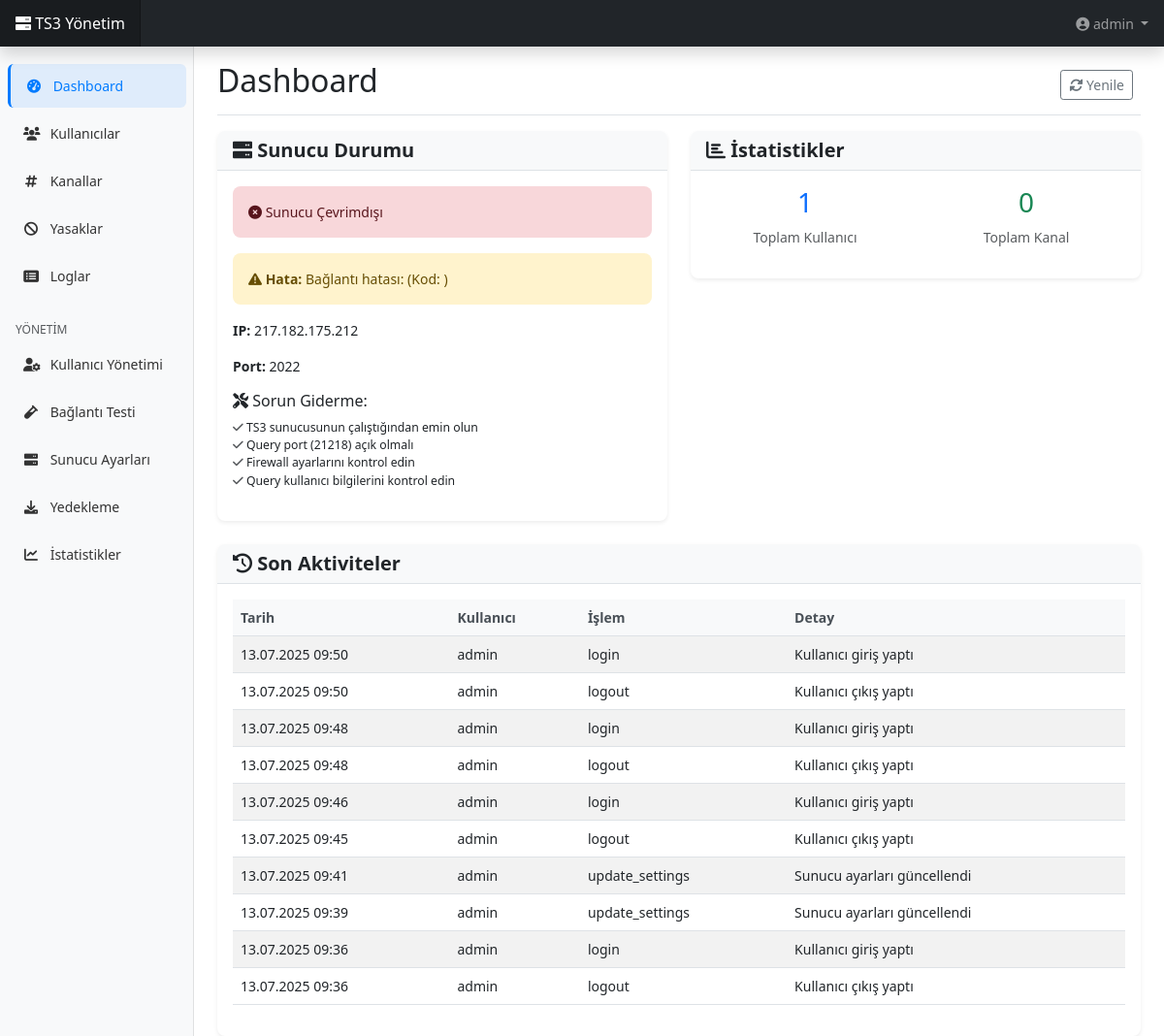
/index.php (signed in), run on the app's committed database.
### tables this page shows
CREATE TABLE IF NOT EXISTS `activities` (
  `id` int NOT NULL AUTO_INCREMENT,
  `user_id` int DEFAULT NULL,
  `action` varchar(100) NOT NULL,
  `details` text,
  `ip_address` varchar(45) DEFAULT NULL,
  `created_at` timestamp NULL DEFAULT CURRENT_TIMESTAMP,
  PRIMARY KEY (`id`),
  KEY `user_id` (`user_id`)
);

CREATE TABLE IF NOT EXISTS `users` (
  `id` int NOT NULL AUTO_INCREMENT,
  `username` varchar(50) NOT NULL,
  `email` varchar(100) NOT NULL,
  `password` varchar(255) NOT NULL,
  `role` enum('admin','moderator','user') DEFAULT 'user',
  `created_at` timestamp NULL DEFAULT CURRENT_TIMESTAMP,
  `last_login` timestamp NULL DEFAULT NULL,
  `is_active` tinyint(1) DEFAULT '1',
  PRIMARY KEY (`id`),
  UNIQUE KEY `username` (`username`),
  UNIQUE KEY `email` (`email`)
);

### includes/functions.php (called while the page is built, shortened)
<?php
require_once 'config/database.php';
function getRecentActivities($limit = 10) {
    global $pdo;
    $limit = (int)$limit;
    $stmt = $pdo->prepare("
        SELECT a.*, u.username
        FROM activities a
        LEFT JOIN users u ON a.user_id = u.id
        ORDER BY a.created_at DESC
        LIMIT $limit
    ");
    $stmt->execute();
    return $stmt->fetchAll();
}
function getTS3ServerStatus() {
    try {
        $socket = @fsockopen(TS3_HOST, TS3_PORT, $errno, $errstr, 3);
        if (!$socket) {
            return [
                'online' => false,
                'error' => "Bağlantı hatası: $errstr (Kod: $errno)",
                'ip' => TS3_HOST,
                'port' => TS3_SERVER_PORT,
                'clients' => 0,
                'max_clients' => 0,
                'uptime' => 0
            ];
        }
        $info = [];
        return [
            'online' => true,
            'ip' => TS3_HOST,
            'port' => TS3_SERVER_PORT,
            'clients' => $info['virtualserver_clientsonline'] ?? 0,
            'max_clients' => $info['virtualserver_maxclients'] ?? 0,
            'uptime' => $info['virtualserver_uptime'] ?? 0
        ];
    } catch (Exception $e) {
        return [
            'online' => false,
            'error' => 'Bağlantı hatası: ' . $e->getMessage(),
            'ip' => TS3_HOST,
            'port' => TS3_SERVER_PORT,
            'clients' => 0,
            'max_clients' => 0,
            'uptime' => 0
        ];
    }
}
function getTotalUsers() {
    global $pdo;
    $stmt = $pdo->query("SELECT COUNT(*) FROM users");
    return $stmt->fetchColumn();
}
function getTotalChannels() {
    global $pdo;
    $stmt = $pdo->query("SELECT COUNT(*) FROM ts3_channels");
    return $stmt->fetchColumn();
}
?>

### index.php (the view, shortened to what this page needs)
<?php
require_once 'config/database.php';
require_once 'includes/functions.php';
$ts3_status = getTS3ServerStatus();
?>
<!DOCTYPE html>
<html lang="tr">
<head>
    <link href="https://cdn.jsdelivr.net/npm/bootstrap@5.3.0/dist/css/bootstrap.min.css" rel="stylesheet">
    <link href="https://cdnjs.cloudflare.com/ajax/libs/font-awesome/6.0.0/css/all.min.css" rel="stylesheet">
    <link href="assets/css/style.css" rel="stylesheet">
</head>
<body>
    <?php include 'includes/header.php'; ?>
    <div class="container-fluid">
        <div class="row">
            <?php include 'includes/sidebar.php'; ?>
            <main class="col-md-9 ms-sm-auto col-lg-10 px-md-4">
                <div class="d-flex justify-content-between flex-wrap flex-md-nowrap align-items-center pt-3 pb-2 mb-3 border-bottom">
                    <h1 class="h2">Dashboard</h1>
                    <div class="btn-toolbar mb-2 mb-md-0">
                        <div class="btn-group me-2">
                            <button type="button" class="btn btn-sm btn-outline-secondary" onclick="refreshStats()">
                                <i class="fas fa-sync-alt"></i> Yenile
                            </button>
                        </div>
                    </div>
                </div>
                <div class="row mb-4">
                    <div class="col-md-6">
                        <div class="card">
                            <div class="card-header">
                                <h5 class="card-title mb-0">
                                    <i class="fas fa-server"></i> Sunucu Durumu
                                </h5>
                            </div>
                            <div class="card-body">
                                <?php if ($ts3_status['online']): ?>
                                    <div class="alert alert-success">
                                        <i class="fas fa-check-circle"></i> Sunucu Çevrimiçi
                                    </div>
                                    <p><strong>IP:</strong> <?php echo htmlspecialchars($ts3_status['ip']); ?></p>
                                    <p><strong>Port:</strong> <?php echo htmlspecialchars($ts3_status['port']); ?></p>
                                    <p><strong>Bağlı Kullanıcı:</strong> <?php echo htmlspecialchars($ts3_status['clients']); ?></p>
                                    <?php if (isset($ts3_status['max_clients']) && $ts3_status['max_clients'] > 0): ?>
                                        <p><strong>Maksimum Kullanıcı:</strong> <?php echo htmlspecialchars($ts3_status['max_clients']); ?></p>
                                    <?php endif; ?>
                                    <?php if (isset($ts3_status['uptime']) && $ts3_status['uptime'] > 0): ?>
                                        <p><strong>Çalışma Süresi:</strong> <?php echo formatUptime($ts3_status['uptime']); ?></p>
                                    <?php endif; ?>
                                <?php else: ?>
                                    <div class="alert alert-danger">
                                        <i class="fas fa-times-circle"></i> Sunucu Çevrimdışı
                                    </div>
                                    <?php if (isset($ts3_status['error'])): ?>
                                        <div class="alert alert-warning">
                                            <i class="fas fa-exclamation-triangle"></i>
                                            <strong>Hata:</strong> <?php echo htmlspecialchars($ts3_status['error']); ?>
                                        </div>
                                    <?php endif; ?>
                                    <p><strong>IP:</strong> <?php echo htmlspecialchars($ts3_status['ip']); ?></p>
                                    <p><strong>Port:</strong> <?php echo htmlspecialchars($ts3_status['port']); ?></p>
                                    <div class="mt-3">
                                        <h6><i class="fas fa-tools"></i> Sorun Giderme:</h6>
                                        <ul class="list-unstyled small">
                                            <li><i class="fas fa-check text-muted"></i> TS3 sunucusunun çalıştığından emin olun</li>
                                            <li><i class="fas fa-check text-muted"></i> Query port (21218) açık olmalı</li>
                                            <li><i class="fas fa-check text-muted"></i> Firewall ayarlarını kontrol edin</li>
                                            <li><i class="fas fa-check text-muted"></i> Query kullanıcı bilgilerini kontrol edin</li>
                                        </ul>
                                    </div>
                                <?php endif; ?>
                            </div>
                        </div>
                    </div>
                    <div class="col-md-6">
                        <div class="card">
                            <div class="card-header">
                                <h5 class="card-title mb-0">
                                    <i class="fas fa-chart-bar"></i> İstatistikler
                                </h5>
                            </div>
                            <div class="card-body">
                                <div class="row text-center">
                                    <div class="col-6">
                                        <h3 class="text-primary"><?php echo getTotalUsers(); ?></h3>
                                        <p class="text-muted">Toplam Kullanıcı</p>
                                    </div>
                                    <div class="col-6">
                                        <h3 class="text-success"><?php echo getTotalChannels(); ?></h3>
                                        <p class="text-muted">Toplam Kanal</p>
                                    </div>
                                </div>
                            </div>
                        </div>
                    </div>
                </div>
                <div class="row">
                    <div class="col-12">
                        <div class="card">
                            <div class="card-header">
                                <h5 class="card-title mb-0">
                                    <i class="fas fa-history"></i> Son Aktiviteler
                                </h5>
                            </div>
                            <div class="card-body">
                                <div class="table-responsive">
                                    <table class="table table-striped">
                                        <thead>
                                            <tr>
                                                <th>Tarih</th>
                                                <th>Kullanıcı</th>
                                                <th>İşlem</th>
                                                <th>Detay</th>
                                            </tr>
                                        </thead>
                                        <tbody>
                                            <?php foreach (getRecentActivities(10) as $activity): ?>
                                            <tr>
                                                <td><?php echo date('d.m.Y H:i', strtotime($activity['created_at'])); ?></td>
                                                <td><?php echo htmlspecialchars($activity['username']); ?></td>
                                                <td><?php echo htmlspecialchars($activity['action']); ?></td>
                                                <td><?php echo htmlspecialchars($activity['details']); ?></td>
                                            </tr>
                                            <?php endforeach; ?>
                                        </tbody>
                                    </table>
                                </div>
                            </div>
                        </div>
                    </div>
                </div>
            </main>
        </div>
    </div>
</body>
</html>

### includes/header.php (shortened to what this page needs)
<header class="navbar navbar-dark sticky-top bg-dark flex-md-nowrap p-0 shadow w-100">
    <a class="navbar-brand me-0 px-3 flex-shrink-0" href="index.php">
        <i class="fas fa-server"></i> TS3 Yönetim
    </a>
    <div class="navbar-nav ms-auto">
        <div class="nav-item text-nowrap">
            <div class="dropdown">
                <a class="nav-link px-3 dropdown-toggle" href="#" role="button" data-bs-toggle="dropdown" aria-expanded="false">
                    <i class="fas fa-user-circle"></i> <?php echo htmlspecialchars($_SESSION['username']); ?>
                </a>
            </div>
        </div>
    </div>
</header>

### includes/sidebar.php
<nav id="sidebarMenu" class="col-md-3 col-lg-2 d-md-block bg-light sidebar collapse">
    <div class="position-sticky pt-3">
        <ul class="nav flex-column">
            <li class="nav-item">
                <a class="nav-link <?php echo basename($_SERVER['PHP_SELF']) == 'index.php' ? 'active' : ''; ?>" href="index.php">
                    <i class="fas fa-tachometer-alt"></i> Dashboard
                </a>
            </li>
            <li class="nav-item">
                <a class="nav-link <?php echo basename($_SERVER['PHP_SELF']) == 'clients.php' ? 'active' : ''; ?>" href="clients.php">
                    <i class="fas fa-users"></i> Kullanıcılar
                </a>
            </li>
            <li class="nav-item">
                <a class="nav-link <?php echo basename($_SERVER['PHP_SELF']) == 'channels.php' ? 'active' : ''; ?>" href="channels.php">
                    <i class="fas fa-hashtag"></i> Kanallar
                </a>
            </li>
            <li class="nav-item">
                <a class="nav-link <?php echo basename($_SERVER['PHP_SELF']) == 'bans.php' ? 'active' : ''; ?>" href="bans.php">
                    <i class="fas fa-ban"></i> Yasaklar
                </a>
            </li>
            <li class="nav-item">
                <a class="nav-link <?php echo basename($_SERVER['PHP_SELF']) == 'logs.php' ? 'active' : ''; ?>" href="logs.php">
                    <i class="fas fa-list-alt"></i> Loglar
                </a>
            </li>
        </ul>
        <?php if ($_SESSION['role'] == 'admin'): ?>
        <h6 class="sidebar-heading d-flex justify-content-between align-items-center px-3 mt-4 mb-1 text-muted">
            <span>Yönetim</span>
        </h6>
        <ul class="nav flex-column mb-2">
            <li class="nav-item">
                <a class="nav-link <?php echo basename($_SERVER['PHP_SELF']) == 'users.php' ? 'active' : ''; ?>" href="users.php">
                    <i class="fas fa-user-cog"></i> Kullanıcı Yönetimi
                </a>
            </li>
            <li class="nav-item">
                <a class="nav-link <?php echo basename($_SERVER['PHP_SELF']) == 'test_connection.php' ? 'active' : ''; ?>" href="test_connection.php">
                    <i class="fas fa-vial"></i> Bağlantı Testi
                </a>
            </li>
            <li class="nav-item">
                <a class="nav-link <?php echo basename($_SERVER['PHP_SELF']) == 'server_settings.php' ? 'active' : ''; ?>" href="server_settings.php">
                    <i class="fas fa-server"></i> Sunucu Ayarları
                </a>
            </li>
            <li class="nav-item">
                <a class="nav-link <?php echo basename($_SERVER['PHP_SELF']) == 'backup.php' ? 'active' : ''; ?>" href="backup.php">
                    <i class="fas fa-download"></i> Yedekleme
                </a>
            </li>
            <li class="nav-item">
                <a class="nav-link <?php echo basename($_SERVER['PHP_SELF']) == 'statistics.php' ? 'active' : ''; ?>" href="statistics.php">
                    <i class="fas fa-chart-line"></i> İstatistikler
                </a>
            </li>
        </ul>
        <?php endif; ?>
    </div>
</nav>

### assets/css/style.css (style rules this page uses)
body { font-size: .875rem; }
.sidebar { position: fixed; top: 0; bottom: 0; left: 0; z-index: 100; padding: 48px 0 0; box-shadow: inset -1px 0 0 rgba(0, 0, 0, .1); }
.sidebar .nav-link { font-weight: 500; color: #333; padding: 0.75rem 1rem; border-radius: 0.375rem; margin: 0.125rem 0.5rem; transition: all 0.2s ease-in-out; }
.sidebar .nav-link.active { color: #007bff; background-color: rgba(0, 123, 255, 0.1); border-left: 3px solid #007bff; }
.sidebar .nav-link i { margin-right: 0.5rem; width: 16px; text-align: center; }
.sidebar-heading { font-size: .75rem; text-transform: uppercase; }
.navbar-brand { padding-top: .75rem; padding-bottom: .75rem; font-size: 1rem; background-color: rgba(0, 0, 0, .25); box-shadow: inset -1px 0 0 rgba(0, 0, 0, .25); }
.card { border: none; box-shadow: 0 0.125rem 0.25rem rgba(0, 0, 0, 0.075); border-radius: 0.5rem; }
.card-header { background-color: #f8f9fa; border-bottom: 1px solid #dee2e6; border-radius: 0.5rem 0.5rem 0 0 !important; }
.card-title { margin-bottom: 0; font-weight: 600; }
.table th { border-top: none; font-weight: 600; color: #495057; background-color: #f8f9fa; }
.table td { vertical-align: middle; }
.btn-group-sm > .btn, .btn-sm { padding: 0.25rem 0.5rem; font-size: 0.875rem; border-radius: 0.2rem; }
.alert { border: none; border-radius: 0.5rem; }

### data on the page
activities: created_at "13.07.2025 09:50", user.username "admin", action "login", details "Kullanıcı giriş yaptı"
activities: created_at "13.07.2025 09:50", user.username "admin", action "logout", details "Kullanıcı çıkış yaptı"
activities: created_at "13.07.2025 09:48", user.username "admin", action "login", details "Kullanıcı giriş yaptı"
activities: created_at "13.07.2025 09:48", user.username "admin", action "logout", details "Kullanıcı çıkış yaptı"
activities: created_at "13.07.2025 09:46", user.username "admin", action "login", details "Kullanıcı giriş yaptı"
activities: created_at "13.07.2025 09:45", user.username "admin", action "logout", details "Kullanıcı çıkış yaptı"
activities: created_at "13.07.2025 09:41", user.username "admin", action "update_settings", details "Sunucu ayarları güncellendi"
activities: created_at "13.07.2025 09:39", user.username "admin", action "update_settings", details "Sunucu ayarları güncellendi"
activities: created_at "13.07.2025 09:36", user.username "admin", action "login", details "Kullanıcı giriş yaptı"
activities: created_at "13.07.2025 09:36", user.username "admin", action "logout", details "Kullanıcı çıkış yaptı"

### other printed values
$_SESSION['username'] "admin"
$ts3_status['error'] "Bağlantı hatası: (Kod: )"
$ts3_status['ip'] "217.182.175.212"
$ts3_status['port'] "2022"
getTotalUsers() "1"
getTotalChannels() "0"
